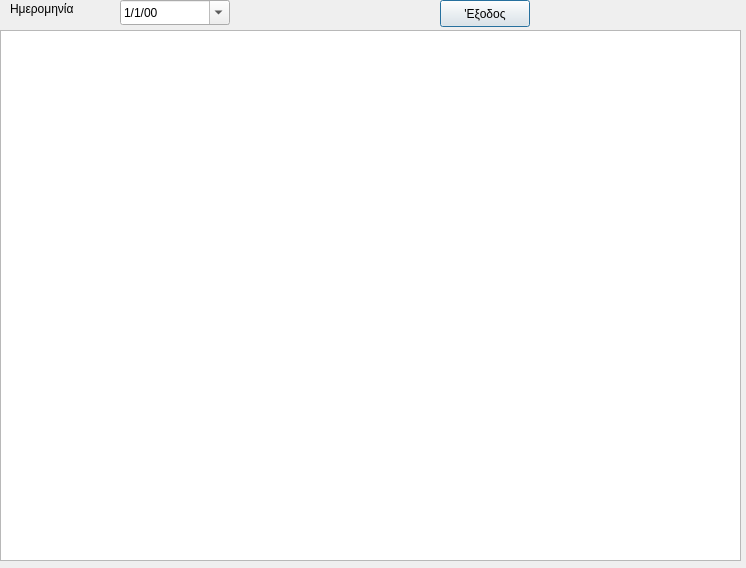
<?xml version="1.0" encoding="UTF-8"?>
<ui version="4.0">
 <class>productionClass</class>
 <widget class="QDialog" name="productionClass">
  <property name="windowModality">
   <enum>Qt::WindowModal</enum>
  </property>
  <property name="geometry">
   <rect>
    <x>0</x>
    <y>0</y>
    <width>746</width>
    <height>568</height>
   </rect>
  </property>
  <property name="acceptDrops">
   <bool>true</bool>
  </property>
  <property name="windowTitle">
   <string>Παραγωγή Ημέρας</string>
  </property>
  <property name="windowIcon">
   <iconset>
    <normaloff>images/Barcode.png</normaloff>images/Barcode.png</iconset>
  </property>
  <property name="modal">
   <bool>true</bool>
  </property>
  <widget class="QDateEdit" name="dateEdit">
   <property name="geometry">
    <rect>
     <x>120</x>
     <y>0</y>
     <width>110</width>
     <height>25</height>
    </rect>
   </property>
   <property name="locale">
    <locale language="Greek" country="Greece"/>
   </property>
   <property name="dateTime">
    <datetime>
     <hour>0</hour>
     <minute>0</minute>
     <second>0</second>
     <year>2000</year>
     <month>1</month>
     <day>1</day>
    </datetime>
   </property>
   <property name="displayFormat">
    <string>d/M/yy</string>
   </property>
   <property name="calendarPopup">
    <bool>true</bool>
   </property>
  </widget>
  <widget class="QLabel" name="label">
   <property name="geometry">
    <rect>
     <x>10</x>
     <y>0</y>
     <width>78</width>
     <height>17</height>
    </rect>
   </property>
   <property name="text">
    <string>Ημερομηνία</string>
   </property>
  </widget>
  <widget class="QPushButton" name="pushButton">
   <property name="geometry">
    <rect>
     <x>440</x>
     <y>0</y>
     <width>90</width>
     <height>27</height>
    </rect>
   </property>
   <property name="locale">
    <locale language="Greek" country="Greece"/>
   </property>
   <property name="text">
    <string>'Εξοδος</string>
   </property>
  </widget>
  <widget class="QTableView" name="tableView">
   <property name="geometry">
    <rect>
     <x>0</x>
     <y>30</y>
     <width>741</width>
     <height>531</height>
    </rect>
   </property>
  </widget>
 </widget>
 <layoutdefault spacing="6" margin="11"/>
 <resources/>
 <connections/>
</ui>
